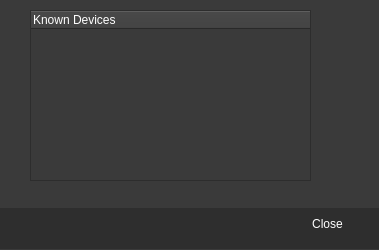
<?xml version="1.0" encoding="UTF-8"?>
<ui version="4.0">
 <class>UsersMngDialog</class>
 <widget class="QDialog" name="UsersMngDialog">
  <property name="geometry">
   <rect>
    <x>0</x>
    <y>0</y>
    <width>379</width>
    <height>250</height>
   </rect>
  </property>
  <property name="sizePolicy">
   <sizepolicy hsizetype="Fixed" vsizetype="Fixed">
    <horstretch>0</horstretch>
    <verstretch>0</verstretch>
   </sizepolicy>
  </property>
  <property name="minimumSize">
   <size>
    <width>379</width>
    <height>250</height>
   </size>
  </property>
  <property name="maximumSize">
   <size>
    <width>379</width>
    <height>250</height>
   </size>
  </property>
  <property name="windowTitle">
   <string>Users Manager</string>
  </property>
  <property name="styleSheet">
   <string notr="true">background-color: rgb(58,58,58); 
selection-background-color: rgb(67, 67, 67);
color: rgb(255, 255, 255);
</string>
  </property>
  <widget class="Line" name="line_4">
   <property name="geometry">
    <rect>
     <x>0</x>
     <y>190</y>
     <width>381</width>
     <height>18</height>
    </rect>
   </property>
   <property name="styleSheet">
    <string>background-image: url(:/Resources/SeparatorBottom.png); 
border: none;</string>
   </property>
   <property name="orientation">
    <enum>Qt::Horizontal</enum>
   </property>
  </widget>
  <widget class="QWidget" name="widget" native="true">
   <property name="geometry">
    <rect>
     <x>0</x>
     <y>208</y>
     <width>381</width>
     <height>41</height>
    </rect>
   </property>
   <property name="styleSheet">
    <string>background-color: rgb(46, 46, 46);
border:none;</string>
   </property>
   <widget class="QPushButton" name="closeButton">
    <property name="geometry">
     <rect>
      <x>290</x>
      <y>3</y>
      <width>75</width>
      <height>25</height>
     </rect>
    </property>
    <property name="styleSheet">
     <string>background-image: url(:/Resources/ButtonNormal.png); 
border: none;
color: rgb(255, 255, 255);
font: bold 8pt &quot;MS Shell Dlg 2&quot;;</string>
    </property>
    <property name="text">
     <string>Close</string>
    </property>
   </widget>
  </widget>
  <widget class="QTreeWidget" name="users_">
   <property name="geometry">
    <rect>
     <x>30</x>
     <y>10</y>
     <width>281</width>
     <height>171</height>
    </rect>
   </property>
   <property name="styleSheet">
    <string notr="true"/>
   </property>
   <property name="frameShadow">
    <enum>QFrame::Sunken</enum>
   </property>
   <property name="verticalScrollBarPolicy">
    <enum>Qt::ScrollBarAsNeeded</enum>
   </property>
   <property name="horizontalScrollBarPolicy">
    <enum>Qt::ScrollBarAlwaysOff</enum>
   </property>
   <attribute name="headerVisible">
    <bool>true</bool>
   </attribute>
   <attribute name="headerCascadingSectionResizes">
    <bool>false</bool>
   </attribute>
   <attribute name="headerShowSortIndicator" stdset="0">
    <bool>false</bool>
   </attribute>
   <column>
    <property name="text">
     <string>Known Devices</string>
    </property>
   </column>
  </widget>
  <widget class="QPushButton" name="pushButton_3">
   <property name="geometry">
    <rect>
     <x>330</x>
     <y>50</y>
     <width>35</width>
     <height>25</height>
    </rect>
   </property>
   <property name="styleSheet">
    <string>QPushButton {
	background-image: url(:/Resources/ButtonNarrow.png); 
	border: none;
	color: rgb(255, 255, 255);
	font: bold 8pt &quot;MS Shell Dlg 2&quot;;
	image: url(:/Resources/DisconnectIcon.png);
}</string>
   </property>
   <property name="text">
    <string/>
   </property>
  </widget>
  <widget class="QPushButton" name="pushButton_4">
   <property name="geometry">
    <rect>
     <x>330</x>
     <y>20</y>
     <width>35</width>
     <height>25</height>
    </rect>
   </property>
   <property name="styleSheet">
    <string>QPushButton {
	background-image: url(:/Resources/ButtonNarrow.png); 
	border: none;
	color: rgb(255, 255, 255);
	font: bold 8pt &quot;MS Shell Dlg 2&quot;;
	image: url(:/Resources/EditUser.png);
}</string>
   </property>
   <property name="text">
    <string/>
   </property>
  </widget>
 </widget>
 <resources>
  <include location="../../RemotePC.qrc"/>
 </resources>
 <connections>
  <connection>
   <sender>closeButton</sender>
   <signal>clicked()</signal>
   <receiver>UsersMngDialog</receiver>
   <slot>reject()</slot>
   <hints>
    <hint type="sourcelabel">
     <x>369</x>
     <y>253</y>
    </hint>
    <hint type="destinationlabel">
     <x>179</x>
     <y>249</y>
    </hint>
   </hints>
  </connection>
  <connection>
   <sender>pushButton_3</sender>
   <signal>clicked()</signal>
   <receiver>UsersMngDialog</receiver>
   <slot>RemoveUser()</slot>
   <hints>
    <hint type="sourcelabel">
     <x>353</x>
     <y>64</y>
    </hint>
    <hint type="destinationlabel">
     <x>353</x>
     <y>99</y>
    </hint>
   </hints>
  </connection>
  <connection>
   <sender>pushButton_4</sender>
   <signal>clicked()</signal>
   <receiver>UsersMngDialog</receiver>
   <slot>EditUser()</slot>
   <hints>
    <hint type="sourcelabel">
     <x>346</x>
     <y>31</y>
    </hint>
    <hint type="destinationlabel">
     <x>345</x>
     <y>144</y>
    </hint>
   </hints>
  </connection>
  <connection>
   <sender>users_</sender>
   <signal>itemDoubleClicked(QTreeWidgetItem*,int)</signal>
   <receiver>UsersMngDialog</receiver>
   <slot>ItemDoubleClicked(QTreeWidgetItem*,int)</slot>
   <hints>
    <hint type="sourcelabel">
     <x>124</x>
     <y>116</y>
    </hint>
    <hint type="destinationlabel">
     <x>18</x>
     <y>73</y>
    </hint>
   </hints>
  </connection>
 </connections>
 <slots>
  <slot>RemoveUser()</slot>
  <slot>EditUser()</slot>
  <slot>ItemDoubleClicked(QTreeWidgetItem*,int)</slot>
 </slots>
</ui>
